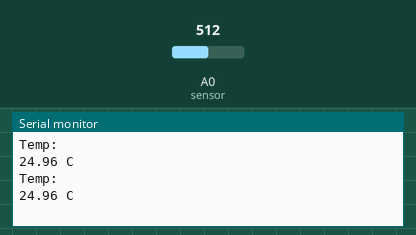
Recording of a sketch running on a simulated Arduino Uno, built with avr-gcc and run on an emulated ATmega328P. On the bench: the last lines printed to the serial monitor. The inputs (shaded band) are chosen by the test bench; at power-on: A0 (sensor) = 512.

Above: at 1.8 s.
1.9 s: A0 (sensor) set to 716
At 2.8 s:
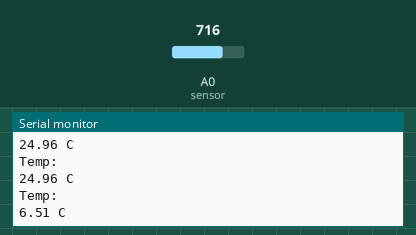
3.4 s: A0 (sensor) set to 900
At 4.4 s:
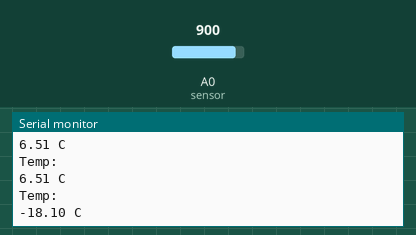
Timing chart, 0 to 6.4 s (numbered marks = the images above; inputs shaded):
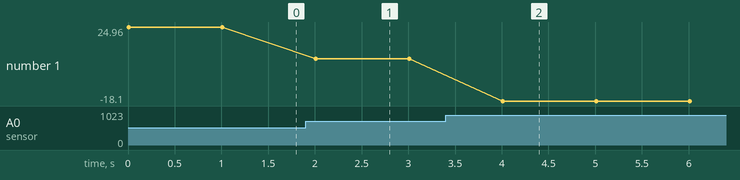

The sketch:

KY-028.ino
```cpp
int sensor = A0;
void setup() {
  // put your setup code here, to run once:
Serial.begin(9600);
}

void loop() {
  int a = analogRead(sensor);
  //a = a + (a * 18 / 10);
  // put your main code here, to run repeatedly:    lcd.setCursor(3,0);
    Serial.println("Temp: ");
    Serial.print(GetTemperature(a));
    Serial.println(" C");
  delay(1000);
}


double GetTemperature(int v)
{
  double r = 5000.0;
  double a = 2.131553636e-3, b = 0.9226361101e-4, c = 7.066914635e-7;
  double Temp;
  Temp = log( r / (1023.0 / v - 1.0));
  Temp = 1.0 / (a + b*Temp + c*Temp*Temp*Temp);
  Temp = Temp - 273.15; // Convert Kelvin to Celcius
  return Temp;
}
```

Measured:
- after the input at 1.9 s, the serial monitor: prints a new line after 0.11 s (image 1)
- after the input at 3.4 s, the serial monitor: prints a new line after 0.61 s (image 2)
- plotted number 1: 24.96 → 6.51 after the input at 1.9 s, 6.51 → -18.1 after the input at 3.4 s
